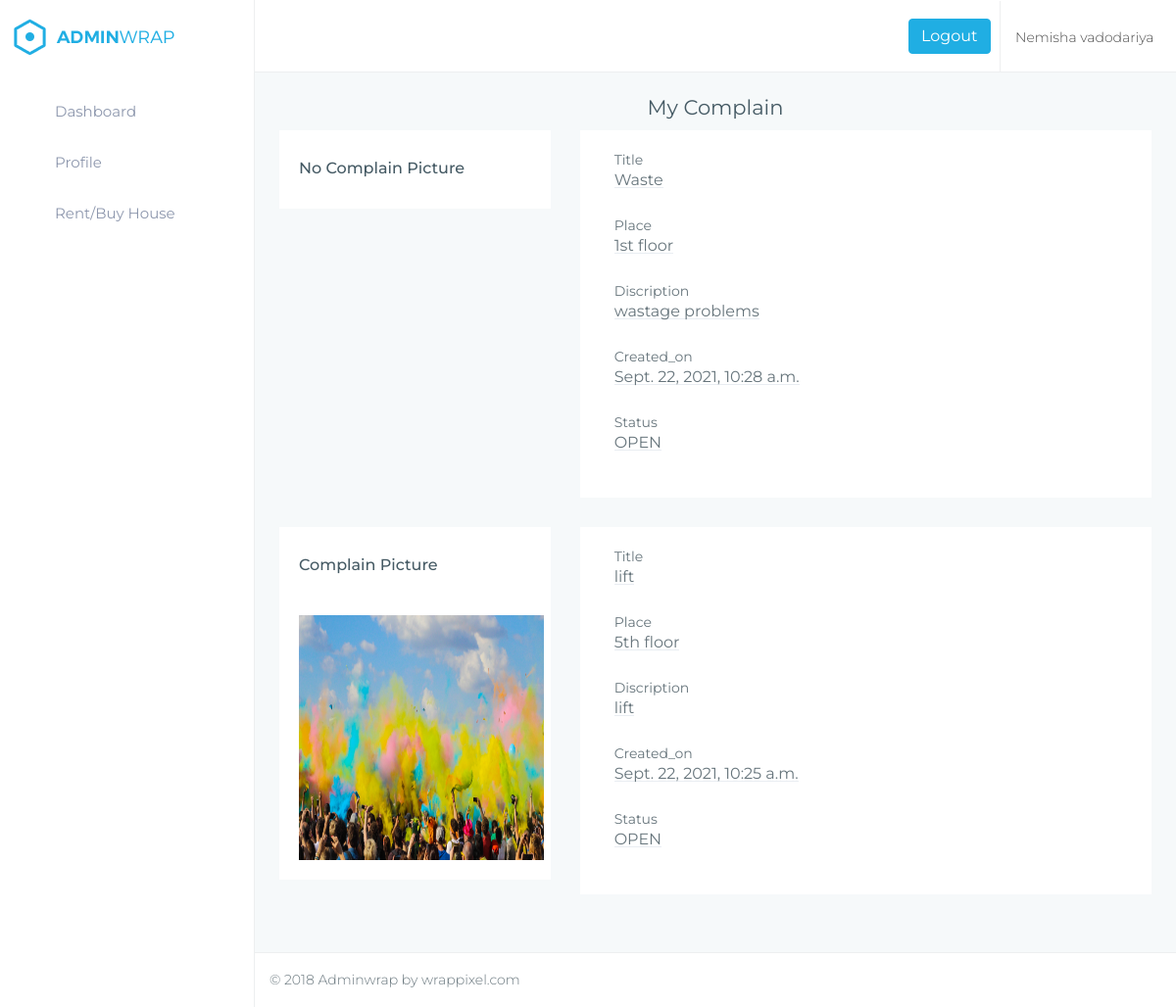
The app's page /flat-mycomplain/ (signed in) with its own data.
### flatholder/models.py (models this page shows, shortened)
class Userf(models.Model):
    fname = models.CharField(max_length=200)
    lname = models.CharField(max_length=100)
    email = models.EmailField()
    mobile = models.CharField(max_length=100)
    address = models.TextField()
    password = models.CharField(max_length=100)
    birth = models.DateField()
    occupation = models.CharField(max_length=100,default='')
    pic = models.FileField(upload_to='holderpic/',blank=True,null=True)
    role = models.CharField(default='user',max_length=50)

class Complain(models.Model):
    uid=models.ForeignKey(Userf,on_delete=models.CASCADE)
    title=models.CharField(max_length=100)
    place=models.CharField(max_length=50)
    dis=models.TextField()
    creted_on=models.DateTimeField(auto_now_add=True)
    cpic=models.FileField(upload_to='Complain',blank=True,null=True)
    status=models.CharField(default='OPEN',max_length=50)

### flatholder/views.py (the view)
# urls.py: path('flat-mycomplain/',views.flat_mycomplain,name='flat-mycomplain'),
def flat_mycomplain(request):
	uid=Userf.objects.get(email=request.session['femail'])
	complains=Complain.objects.all()[::-1]
	return render(request,'flat-mycomplain.html',{'complains':complains,'uid':uid})

### flatholder/templates/flat-mycomplain.html (shortened to what this page needs)
{% extends 'flat-header.html' %}
{% load static %}
{% block content %}
<!DOCTYPE html>
<html lang="en">
        <div class="page-wrapper">
            <div class="container-fluid">
                <center><h3>My Complain</h3></center>
                {% for complain in complains %}
                {% if request.session.femail == complain.uid.email %}
                <form class="form-horizontal form-material">
                <div class="row">
                    {% if complain.cpic %}
                    <div class="col-lg-4 col-xlg-3 col-md-5">
                        <div class="card">
                            <div class="card-body">
                                <h5 class="card-title m-t-10">Complain Picture</h5>
                                <img class="m-t-30"  height="250px" width="250px" src={{complain.cpic.url}} alt="Card image cap">
                            </div>
                        </div>
                    </div>
                    {% else %}
                    <div class="col-lg-4 col-xlg-3 col-md-5">
                        <div class="card">
                            <div class="card-body">
                                <h5 class="card-title m-t-10">No Complain Picture</h5>
                            </div>
                        </div>
                    </div>
                    {% endif %}
                    <div class="col-lg-8 col-xlg-9 col-md-7">
                        <div class="card">
                            <div class="card-body">
                                    <div class="form-group">
                                        <label class="col-md-12">Title</label>
                                        <div class="col-md-12">
                                            <h5 class="form-control form-control-line" >{{complain.title}}</h5>
                                        </div>
                                    </div>
                                    <div class="form-group">
                                        <label class="col-md-12">Place</label>
                                        <div class="col-md-12">
                                            <h5 class="form-control form-control-line" >{{complain.place}}</h5>
                                        </div>
                                    </div>
                                    <div class="form-group">
                                        <label class="col-md-12">Discription</label>
                                        <div class="col-md-12">
                                            <h5 class="form-control form-control-line" >{{complain.dis}}</h5>
                                        </div>
                                    </div>
                                    <div class="form-group">
                                        <label class="col-md-12">Created_on</label>
                                        <div class="col-md-12">
                                            <h5 class="form-control form-control-line" >{{complain.creted_on}}</h5>
                                        </div>
                                    </div>
                                    <div class="form-group">
                                        <label class="col-md-12">Status</label>
                                        <div class="col-md-12">
                                            <h5 class="form-control form-control-line" >{{complain.status}}</h5>
                                        </div>
                                    </div>
                            </div>
                        </div>
                    </div>
                </div>
                </form>
                {% endif %}
                {% endfor %}
            </div>
</html>
{% endblock %}

### flatholder/templates/flat-header.html (shortened to what this page needs)
{% load static %}
<!DOCTYPE html>
<html lang="en">
<head>
    <link href='{% static "flat/assets/node_modules/bootstrap/css/bootstrap.min.css"%}' rel="stylesheet">
    <link href='{% static "flat/assets/node_modules/perfect-scrollbar/css/perfect-scrollbar.css"%}' rel="stylesheet">
    <link href='{% static "flat/assets/node_modules/morrisjs/morris.css"%}' rel="stylesheet">
    <link href='{% static "flat/assets/node_modules/c3-master/c3.min.css"%}' rel="stylesheet">
    <link href='{% static "flat/css/style.css"%}' rel="stylesheet">
    <link href='{% static "flat/css/pages/dashboard1.css"%}' rel="stylesheet">
    <link href='{% static "flat/css/colors/default.css"%}' id="theme" rel="stylesheet">
</head>
<body class="fix-header fix-sidebar card-no-border">
    <div id="main-wrapper">
        <header class="topbar">
            <nav class="navbar top-navbar navbar-expand-md navbar-light">
                <div class="navbar-header">
                    <a class="navbar-brand" href="index.html">
                        <b>
                            <img src='{% static "flat/assets/images/logo-icon.png"%}' alt="homepage" class="dark-logo" />
                        </b>
                        <span>
                         <img src='{% static "flat/assets/images/logo-text.png"%}' alt="homepage" class="dark-logo" />
                         <img src='{% static "flat/assets/images/logo-light-text.png" %}'class="light-logo" alt="homepage" /></span> </a>
                </div>
                <div class="navbar-collapse">
                    <ul class="navbar-nav mr-auto">
                        <li class="nav-item hidden-xs-down search-box"> <a class="nav-link hidden-sm-down waves-effect waves-dark" href="javascript:void(0)"><i class="fa fa-search"></i></a>
                        </li>
                    </ul>
                    <div class="text-center">
                        <a href="{% url 'flat-logout' %}" class="btn waves-effect waves-light btn-info hidden-md-down"> Logout </a>
                    </div>
                    <ul class="navbar-nav my-lg-0">
                        {% if uid.pic %}
                        <li class="nav-item dropdown u-pro">
                            <a class="nav-link dropdown-toggle waves-effect waves-dark profile-pic" href="" data-toggle="dropdown" aria-haspopup="true" aria-expanded="false"><img src='{{uid.pic.url}}' alt="user" class="" /> <span class="hidden-md-down">{{uid.fname}} {{uid.lname}} &nbsp;</span> </a>
                        </li>
                        {% else %}
                        <li class="nav-item dropdown u-pro">
                            <a class="nav-link dropdown-toggle waves-effect waves-dark profile-pic" href="" data-toggle="dropdown" aria-haspopup="true" aria-expanded="false"> <span class="hidden-md-down">{{uid.fname}} {{uid.lname}} &nbsp;</span> </a>
                        </li>
                        {% endif %}
                    </ul>
                </div>
            </nav>
        </header>
        <aside class="left-sidebar">
            <div class="scroll-sidebar">
                <nav class="sidebar-nav">
                    <ul id="sidebarnav">
                        <li> <a class="waves-effect waves-dark" href='{% url "flat-dashboard"%}' aria-expanded="false"><i class="fa fa-tachometer"></i><span class="hide-menu">Dashboard</span></a>
                        </li>
                        <li> <a class="waves-effect waves-dark" href='{% url "flat-profile"%}' aria-expanded="false"><i class="fa fa-user-circle-o"></i><span class="hide-menu">Profile</span></a>
                        </li>
                        <li> <a class="waves-effect waves-dark" href="{% url 'flat-rentbuyhouse' %}" aria-expanded="false"><i class="fa fa-home"></i><span class="hide-menu">Rent/Buy House</span></a>
                        </li>
                    </ul>
                </nav>
            </div>
        </aside>
        {% block content %}
        {% endblock %}
            <footer class="footer"> © 2018 Adminwrap by wrappixel.com </footer>
        </div>
</body>
</html>

### flatholder/static/flat/css/pages/perfect-scrollbar.css (style rules this page uses)
.ps { -ms-touch-action: auto; touch-action: auto; overflow: hidden !important; -ms-overflow-style: none; }

### flatholder/static/flat/css/colors/default.css (style rules this page uses)
.topbar { background: #ffffff; }
.topbar .navbar-header { background: #ffffff; }
.topbar .navbar-light .navbar-nav .nav-item > a.nav-link { color: rgba(0, 0, 0, 0.7) !important; }
.sidebar-nav > ul > li > a i { color: #787f91; }

### records on screen
Userf: fname "Nemisha", lname "vadodariya"
Complain: cpic "No Complain Picture", title "Waste", place "1st floor", dis "wastage problems", creted_on "Sept. 22, 2021, 10:28 a.m.", status "OPEN"
Complain: cpic (picture), title "lift", place "5th floor", dis "lift", creted_on "Sept. 22, 2021, 10:25 a.m.", status "OPEN"
